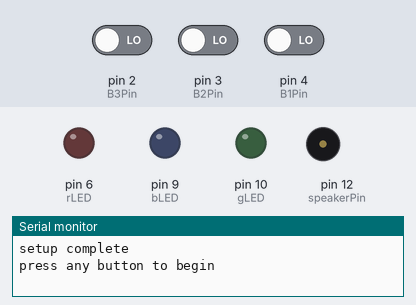
A sketch run on a simulated Arduino Uno, built with avr-gcc and run on an emulated ATmega328P. Parts: output pins drawn as LEDs (lit = HIGH), buzzer (waves = sounding), the last lines printed to the serial monitor. Inputs (shaded band) come from the test bench; at power-on: pin 2 (B3Pin) LOW, pin 3 (B2Pin) LOW, pin 4 (B1Pin) LOW.

Above: at 1.2 s.
1.3 s: pin 2 (B3Pin) driven HIGH
At 1.7 s:
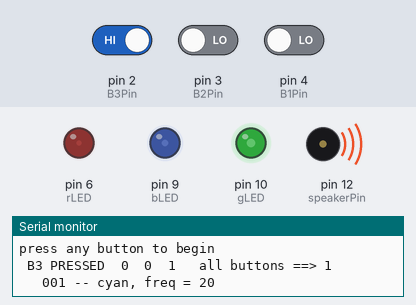
2.8 s: pin 3 (B2Pin) driven HIGH
At 4.0 s:
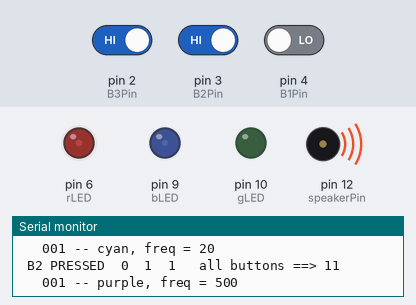
4.3 s: pin 4 (B1Pin) driven HIGH
At 5.4 s:
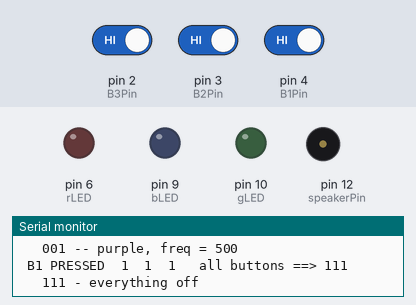
5.8 s: pin 2 (B3Pin) driven LOW
7.3 s: pin 2 (B3Pin) driven HIGH and pin 3 (B2Pin) driven LOW
8.8 s: pin 4 (B1Pin) driven LOW
At 9.8 s:
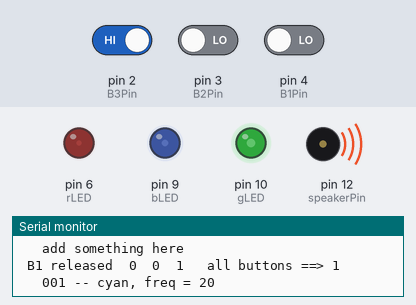
Timing chart, 0 to 11.3 s (numbered marks = the images above; inputs shaded):
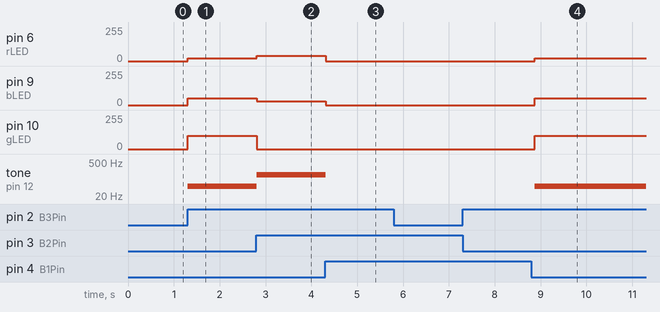

Measured:
- after the input at 1.3 s, pin 6 (rLED): 0/255 → 20/255 at once; pin 9 (bLED): 0/255 → 50/255 at once; pin 10 (gLED): 0/255 → 100/255 at once; tone on pin 12 (speakerPin): silent → 50 Hz at once
- after the input at 2.8 s, pin 6 (rLED): 20/255 → 40/255 at once; pin 9 (bLED): 50/255 → 30/255 at once; pin 10 (gLED): 100/255 → 0/255 at once; tone on pin 12 (speakerPin): 50 Hz → 150 Hz at once
- after the input at 4.3 s, pin 6 (rLED): 40/255 → 0/255 at once; pin 9 (bLED): 30/255 → 0/255 at once; tone on pin 12 (speakerPin): 150 Hz → silent at once
- after the input at 8.8 s, pin 6 (rLED): 0/255 → 20/255 after 0.07 s; pin 9 (bLED): 0/255 → 50/255 after 0.07 s; pin 10 (gLED): 0/255 → 100/255 after 0.07 s; tone on pin 12 (speakerPin): silent → 50 Hz after 0.07 s

The sketch:

21-three-buttons-SWITCH-RGB.ino
```cpp
// W10-21 threeButtons with switch...case

// read 3 buttons independently -- first press only
// act on button states in combination

// RGB and SOUND outputs

/*
 *
 *   NOTE TONE (speaker) conflicts with (messes up) PWM (~) On pin 11 and 3
 *
 *   if you want to use red led
 *   need to move RED LED WIRE to pin 6 !!!
 *
 *   this code uses pin 10 (green led)
 *
 */


// button variables
int B1Pin = 4 ;   // pin declare -- where is circuit ?
boolean B1State = 0 ; // state of button 1=pressed, 0=not
boolean lastB1State = 0; // remember what happened last time

int B2Pin = 3 ;   // pin declare -- where is circuit ?
boolean B2State = 0 ; // state of button 1=pressed, 0=not
boolean lastB2State = 0; // remember what happened last time

int B3Pin = 2 ;   // pin declare -- where is circuit ?
boolean B3State = 0 ; // state of button 1=pressed, 0=not
boolean lastB3State = 0; // remember what happened last time


// led variables
int rLED = 6;
int rLEDState = 0; // now going to be analog

int gLED = 10;
int gLEDState = 0; // now going to be analog

int bLED = 9;
int bLEDState = 0; // now going to be analog

int allButtons = 0; // hold all the buttons together
int lastAllButtons = 0;

// compare variables
boolean IS_PRESSED  = 1;
boolean NOT_PRESSED = 0;

// speaker variables -- // https://www.arduino.cc/reference/en/language/functions/advanced-io/tone/
int speakerPin = 12;
int frequency = 200;
int frequencyStep = 20;

// brightness variables
int brightness = 50;
int brightnessStep = 5;


void setup() {

  pinMode(B1Pin, INPUT);   // INPUT OR OUTPUT ?
  pinMode(B2Pin, INPUT);
  pinMode(B3Pin, INPUT);

  pinMode(rLED, OUTPUT);
  pinMode(gLED, OUTPUT);
  pinMode(bLED, OUTPUT);

  Serial.begin(9600);
  Serial.println("\n\nsetup complete");
  Serial.println("press any button to begin");
}

void loop () {

  B1State = digitalRead( B1Pin ); // read button
  B2State = digitalRead( B2Pin ); // read button
  B3State = digitalRead( B3Pin ); // read button


  // find raising and falling edges of all buttons
  // check B1
      // pressed (raising edge)
      // if the button IS pressed AND (&&) lastTime was NOT pressed
      if ((B1State == IS_PRESSED) && (lastB1State == NOT_PRESSED)) {
        Serial.print("\n B1 PRESSED");
        allButtons += 100;
      }

      // released (falling edge)
      if ((B1State == NOT_PRESSED) && (lastB1State == IS_PRESSED)) {
        Serial.print("\n B1 released");
        allButtons -= 100;
      }

  //check B2
      // pressed (raising edge)
      // if the button IS pressed AND (&&) lastTime was NOT pressed
      if ((B2State == IS_PRESSED) && (lastB2State == NOT_PRESSED)) {
        Serial.print("\n B2 PRESSED");
        allButtons += 10;
      }
      // released (falling edge)
      if ((B2State == NOT_PRESSED) && (lastB2State == IS_PRESSED)) {
        Serial.print("\n B2 released");
        allButtons -= 10;
      }

  // check B3
      // pressed (raising edge)
      // if the button IS pressed AND (&&) lastTime was NOT pressed
      if ((B3State == IS_PRESSED) && (lastB3State == NOT_PRESSED)) {
        Serial.print("\n B3 PRESSED");
        allButtons += 1;
      }
      // released (falling edge)
      if ((B3State == NOT_PRESSED) && (lastB3State == IS_PRESSED)) {
        Serial.print("\n B3 released");
        allButtons -= 1;
      }

    // did VALUE of all buttons change?
    // debug the allButton state
     if (allButtons != lastAllButtons){
         Serial.print("\t");
         Serial.print(B1State);
         Serial.print("\t");
         Serial.print(B2State);
         Serial.print("\t");
         Serial.print(B3State);

         Serial.print( "\t all buttons ==> ");
         Serial.println(allButtons);
     } // end if button change

   // did VALUE of all buttons change?
   // take action
   if (allButtons != lastAllButtons){
       // switch...case // https://www.arduino.cc/reference/en/language/structure/control-structure/switchcase/
       switch (allButtons) {

          case 0:   // 000 none pressed
            // default do nothing
            break;

          case 1:   // 001 -- only right pressed
            Serial.println("\n\t 001 -- cyan, freq = 20");
            ledsOff();
            analogWrite(gLED, 100);
            analogWrite(bLED, 50);
            analogWrite(rLED, 20);

            tone(speakerPin, 50);
            break;

          case 10:  // 010 -- only middle pressed
            Serial.println("\n\t add something here");
            // maybe a new tone and color?
            break;

          case 11:  // 011 -- middle and right pressed
            Serial.println("\n\t 001 -- purple, freq = 500");
            ledsOff();
            analogWrite(bLED,30);
            analogWrite(rLED,40);
            tone(speakerPin, 150);
            break;

          case 100: // 100 -- only left pressed
            Serial.println("\n\t add something here");
            // sound?
            break;


          case 101: // 101 -- left and right
            Serial.println("\n\t 101 -- ???, ??? ");
            Serial.println("\n\t add something here");
            // sound?
            break;

          case 110: // 110 -- left and middle
            Serial.println("\n\t 110 -- ???, ???");
            Serial.println("\n\t add something here");
            // sound?
            break;


          // there are 2 more cases -- what are they?


          case 111:  // 111 all pressed
            Serial.println("\n\t 111 - everything off");
            ledsOff();
            noTone(speakerPin);
            break;

          default:
            break;

       } // end switch
   } // end if all buttons changed


   //tone(speakerPin,fr);

   // write in your diary
    lastB1State = B1State;
    lastB2State = B2State;
    lastB3State = B3State;
    lastAllButtons = allButtons;

  delay(100); // play with this
              // smaller == harder to hit combinations
              // bigger == less responsive

}

void ledsOff(){
  analogWrite(rLED, 0);
  analogWrite(gLED, 0);
  analogWrite(bLED, 0);
}
```
